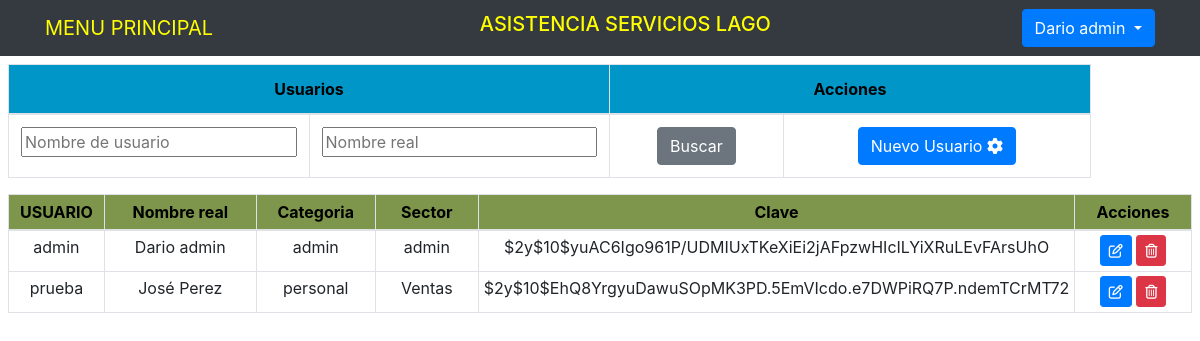
Screenshot of /abmb/usuarios.php (signed in) with the database file from the repository.
### tables this page shows
CREATE TABLE `usuarios` (
  `User` varchar(30) NOT NULL,
  `Nombre` varchar(50) NOT NULL,
  `id_categoria` int(5) NOT NULL DEFAULT 2,
  `id_sector` int(5) NOT NULL DEFAULT 1,
  `Clave` varchar(1000) DEFAULT NULL
);

CREATE TABLE `categorias` (
  `id` int(5) NOT NULL,
  `nombre` varchar(30) NOT NULL
);

CREATE TABLE `sectores` (
  `id` int(5) NOT NULL,
  `Sector` varchar(25) DEFAULT NULL
);

### abmb/usuarios.php (the view, shortened to what this page needs)
<?php
$rutaheader = $_SERVER['DOCUMENT_ROOT'] . '/asistencia/includes/headermenu.php';
include ($rutaheader);
$esta = $_SERVER['PHP_SELF'];
?>
<div class="col-md-12 container p-2">
	<div class="row">
		<div class="col-md-11">
			<form action="<?php echo $esta ?>" method="POST">
				<table class="table table-bordered">
					<thead class="thead-cel" style="text-align:center">
						<tr>
							<th style="width: 50%" colspan=2>Usuarios</th>
							<th style="width: 40%" colspan=2>Acciones</th>
						</tr>
					</thead>
					<tbody>
							<tr>
								<td><input text="est" name="user" style="width: 100%" placeholder="Nombre de usuario"></td>
								<td><input text="est1" name="nombre" style="width: 100%" placeholder="Nombre real"></td>
								<td><input type="submit" name="Busca" value="Buscar" class="btn btn-secondary"></td>
								<td><a href="/asistencia/Altas/altauser.php?flag=0" class="btn btn-primary"> Nuevo Usuario <i class="fa fa-cog fa-spin"></i>
								</a></td>
							</tr>
					</tbody>
				</table>
			</form>
		</div>
	</div>
	<div class="row">
		<div class="col-md-12">
				<table class="table table-sm table-bordered table-hover">
					<thead class="thead-dario" style="text-align:center">
						<tr>
							<th style="width: 10%">USUARIO</th>
							<th style="width: 25%">Nombre real</th>
							<th style="width: 15%">Categoria</th>
							<th style="width: 15%">Sector</th>
							<th style="width: 20%">Clave</th>
							<th style="width: 15%">Acciones</th>
					</thead>
					<tbody>
						<?php
							if (isset($_POST['Busca'])){
								$miuser= '%' . $_POST['user'] . '%';
								$minombre= '%' . $_POST['nombre'] . '%';
								$query = "SELECT * FROM usuarios
								INNER JOIN categorias
								ON usuarios.id_categoria=categorias.id
								INNER JOIN sectores
								ON usuarios.id_sector=sectores.id
								WHERE User like '$miuser' AND usuarios.Nombre like '$minombre'";
							}
							else{
								$query = "SELECT * FROM usuarios
								INNER JOIN categorias
								ON usuarios.id_categoria=categorias.id
								INNER JOIN sectores
								ON usuarios.id_sector=sectores.id ";
							}
							$result_tasks = mysqli_query($conn,$query);
								while ($row=mysqli_fetch_array($result_tasks)) {
						?>
								<tr>
									<td><?php echo $row['User'] ?></td>
									<td><?php echo $row['Nombre'] ?></td>
									<td><?php echo $row['nombre'] ?></td>
									<td><?php echo $row['Sector'] ?></td>
									<td><?php echo $row['Clave'] ?></td>
									<td>
										<a href="/asistencia/Modif/modifuser.php?id=<?php echo $row['User'] ?>" class=
										"btn btn-primary btn-sm">
										<i class="far fa-edit"> </i>
										</a>
										<a href="/asistencia/Bajas/borrauser.php?id=<?php echo $row['User'] ?>" class=
										"btn btn-danger btn-sm">
											<i class="far fa-trash-alt"></i>
										</a>
									</td>
								</tr>
						<?php }
						?>
					</tbody>
				</table>
		</div>
	</div>
</div>
<?php
$rutafooter = $_SERVER['DOCUMENT_ROOT'] . '/asistencia/includes/footermenu.php';
include ($rutafooter);
?>

### includes/headermenu.php (shortened to what this page needs)
<!DOCTYPE html>
<html lang="en">
<head>
	<link rel="stylesheet" href="https://stackpath.bootstrapcdn.com/bootstrap/4.5.2/css/bootstrap.min.css">
</head>
<body>
<?php
    if (isset($_SESSION['ingresado'])){
        $usuario=$_SESSION['ingresado'];
    }
    if (isset($usuario)){
      $query = "SELECT Nombre FROM usuarios WHERE User like '$usuario'";
			$result_tasks = mysqli_query($conn,$query);
			while ($row=mysqli_fetch_array($result_tasks)) {
			  $nombre= $row['Nombre'];
      }
    }
?>
<nav class="navbar navbar-dark bg-dark" >
	<div class="container">
		<a href="/asistencia/menuadmin.php" class="navbar-brand" style="color:yellow;">MENU PRINCIPAL</a>
    <h5 style="color:YELLOW;">ASISTENCIA SERVICIOS LAGO </h5>
      <div class="dropdown">
        <button class="btn btn-primary dropdown-toggle" type="button" id="dropdown1" data-toggle="dropdown">
        <?php if (isset($nombre)){ echo ' ' . $nombre;}?>
        </button>
      </div>
	</div>
</nav>

### includes/footermenu.php (shortened to what this page needs)
</body>
</html>

### includes/headermenu.php (style rules this page uses)
.container { text-align: center; }
.thead-cel { background-color: rgb(0, 150, 200); color: black; }
.thead-dario { background-color: rgb(125, 150, 75); color: black; }

### rows the page displays
usuarios: Nombre "Dario admin", User "admin", id_categoria.nombre "admin", id_sector.Sector "admin", Clave "$2y$10$yuAC6Igo961P/UDMIUxTKeXiEi2jAFpzwHIcILYiXRuLEvFArsUhO"
usuarios: User "prueba", Nombre "José Perez", id_categoria.nombre "personal", id_sector.Sector "Ventas", Clave "$2y$10$EhQ8YrgyuDawuSOpMK3PD.5EmVIcdo.e7DWPiRQ7P.ndemTCrMT72"
